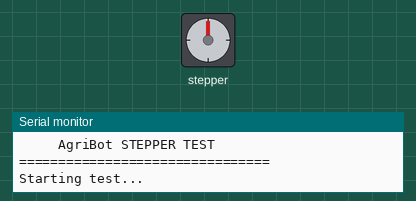
Recording of a sketch running on a simulated Arduino Uno, built with avr-gcc and run on an emulated ATmega328P. Shown: stepper motor, the last lines printed to the serial monitor. Wiring (inferred from the names in the program): stepper motor driver (200 steps per turn assumed): step pin 3; direction pin 4; enable pin 5.

Above: at 0.1 s.
At 0.45 s:
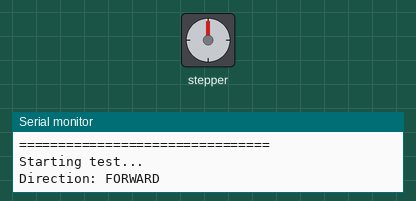
At 1.65 s:
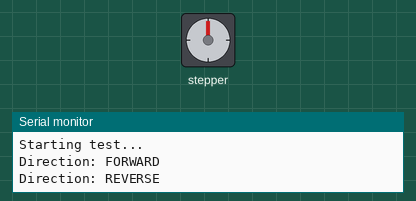
At 2.85 s:
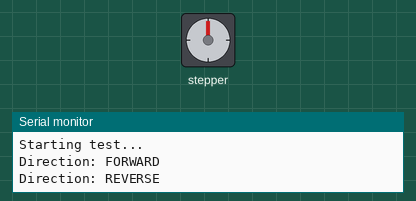
Timing chart, 0 to 6.5 s (numbered marks = the images above):
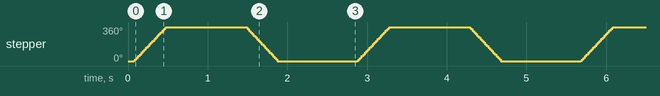

The sketch:

Stepper_Tesr.ino
```cpp
#define STEP_PIN 3
#define DIR_PIN 4
#define EN_PIN 5

void setup() {

  Serial.begin(9600);

  pinMode(STEP_PIN, OUTPUT);
  pinMode(DIR_PIN, OUTPUT);
  pinMode(EN_PIN, OUTPUT);

  // Enable driver
  digitalWrite(EN_PIN, LOW);

  Serial.println("================================");
  Serial.println("     AgriBot STEPPER TEST");
  Serial.println("================================");
  Serial.println("Starting test...");
}

void loop() {

  // =========================
  // CLOCKWISE
  // =========================

  Serial.println("Direction: FORWARD");

  digitalWrite(DIR_PIN, HIGH);

  for (int i = 0; i < 200; i++) {

    digitalWrite(STEP_PIN, HIGH);
    delayMicroseconds(1000);

    digitalWrite(STEP_PIN, LOW);
    delayMicroseconds(1000);
  }

  delay(1000);


  // =========================
  // ANTICLOCKWISE
  // =========================

  Serial.println("Direction: REVERSE");

  digitalWrite(DIR_PIN, LOW);

  for (int i = 0; i < 200; i++) {

    digitalWrite(STEP_PIN, HIGH);
    delayMicroseconds(1000);

    digitalWrite(STEP_PIN, LOW);
    delayMicroseconds(1000);
  }

  delay(1000);
}
```

Measured:
- by itself, stepper: turns 360° clockwise in 0.40 s, then 360° counter-clockwise in 0.40 s, repeating every 2.8 s
